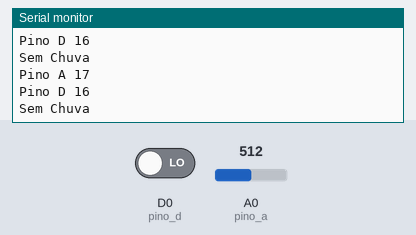
Bench run of a sketch on a simulated ESP8266 (NodeMCU). On the bench: the last lines printed to the serial monitor. The test bench sets the inputs (shaded band); at power-on: A0 (pino_a) = 512, D0 (pino_d) LOW.

Above: at 1.2 s.
1.3 s: A0 (pino_a) set to 484
At 1.9 s:
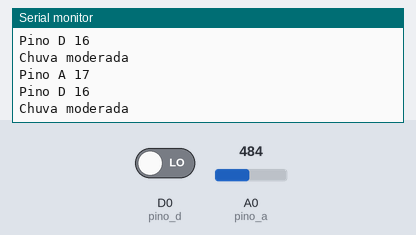
5.8 s: A0 (pino_a) set to 290
At 6.9 s:
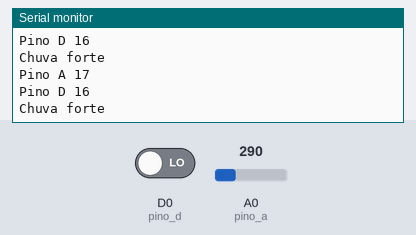
7.3 s: A0 (pino_a) set to 310
At 8.1 s:
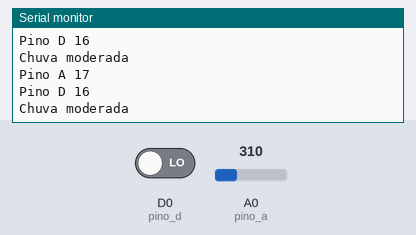

Measured:
- the behaviour switches between 501 and 500 on A0 (pino_a) (found by bisection; images 0 and 1)
- the behaviour switches between 299 and 300 on A0 (pino_a) (found by bisection; images 2 and 3)
- after the input at 1.3 s, the serial monitor: prints a new line at once (image 1)
- after the input at 5.8 s, the serial monitor: prints a new line at once (image 2)

The sketch:

Sensor_de_Chuva.ino
```cpp
// Projeto Curto Circuito - Estação Meteorológica - Sensor de Chuva
//Chuva
int pino_d = D0; // Pino ligado ao D0 do sensor
int pino_a = A0; // Pino ligado ao A0 do sensor
int val_d = 0;   // Armazena o valor lido do pino digital
int val_a = 0;   // Armazena o valor lido do pino analógico
// LED

void setup() {
  Serial.begin(9600);
  // Sensores INPUT
  pinMode(pino_d, INPUT);
  pinMode(pino_a, INPUT);
}

void loop() {
  // Armazena os valores de leitura dos sensores nas variáveis
  val_d = digitalRead(pino_d);
  val_a = analogRead(pino_a);
  Serial.print("Pino A ");
  Serial.println(pino_a);
  Serial.print("Pino D ");
  Serial.println(pino_d);
  // Se a leitura analógica for menor que 300
  if ( val_a < 300) {       // Chuva intensa
    Serial.println("Chuva forte");
  }
  // Se a leitura analógica for menor que 500 e maior que 300
  if (val_a <= 500 && val_a >= 300) { // Chuva moderada
    Serial.println("Chuva moderada");
  }
  // Se a leitura analógica for maior que 500
  if ( val_a > 500) {        // Sem previsão de Chuva
    Serial.println("Sem Chuva");
  }
}
```
